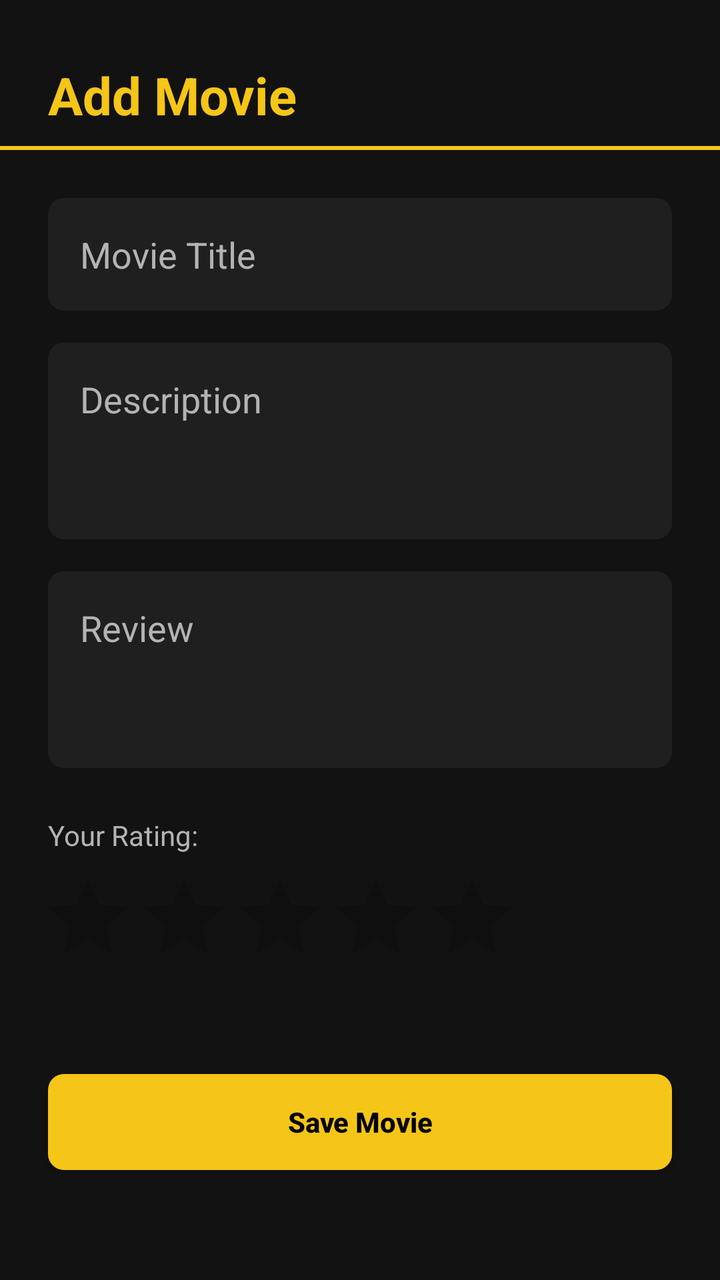
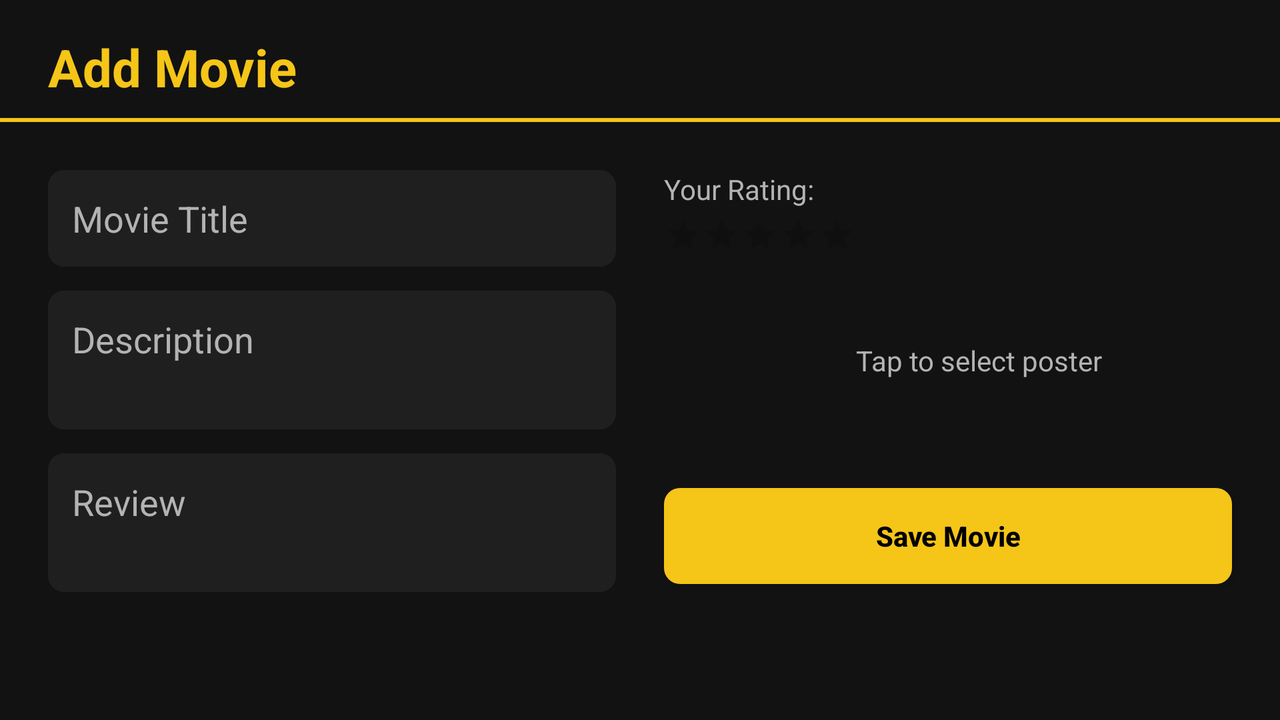

One screen, two layout resources from the same app: the default and the repository's alternative for another configuration. Each is rendered where Android would select it; the XML of both is given below.
<!-- AndroidManifest.xml: application theme Theme.MovieReview -->
<!-- res/layout/fragment_add_edit_movie.xml -->
<?xml version="1.0" encoding="utf-8"?>
<androidx.constraintlayout.widget.ConstraintLayout xmlns:android="http://schemas.android.com/apk/res/android"
    xmlns:app="http://schemas.android.com/apk/res-auto"
    xmlns:tools="http://schemas.android.com/tools"
    android:layout_width="match_parent"
    android:layout_height="match_parent"
    android:layoutDirection="ltr"
    android:background="@color/background_dark">

    <TextView
        android:id="@+id/tv_screen_title"
        android:layout_width="wrap_content"
        android:layout_height="wrap_content"
        android:layout_marginStart="24dp"
        android:layout_marginTop="30dp"
        android:text="@string/add_movie"
        android:textColor="@color/imdb_gold"
        android:textSize="26sp"
        android:textStyle="bold"
        app:layout_constraintStart_toStartOf="parent"
        app:layout_constraintTop_toTopOf="parent" />

    <View
        android:id="@+id/view_divider"
        android:layout_width="match_parent"
        android:layout_height="2dp"
        android:layout_marginTop="8dp"
        android:background="@color/imdb_gold"
        app:layout_constraintTop_toBottomOf="@id/tv_screen_title" />

    <EditText
        android:id="@+id/et_title"
        android:layout_width="match_parent"
        android:layout_height="wrap_content"
        android:layout_marginHorizontal="24dp"
        android:layout_marginTop="24dp"
        android:background="@drawable/bg_input_field"
        android:hint="@string/movie_title"
        android:importantForAutofill="no"
        android:inputType="textCapWords"
        android:padding="16dp"
        android:textColor="@color/text_primary"
        android:textColorHint="@color/text_secondary"
        app:layout_constraintTop_toBottomOf="@id/view_divider"
        tools:ignore="VisualLintTextFieldSize" />

    <EditText
        android:id="@+id/et_description"
        android:layout_width="match_parent"
        android:layout_height="wrap_content"
        android:layout_marginHorizontal="24dp"
        android:layout_marginTop="16dp"
        android:background="@drawable/bg_input_field"
        android:hint="@string/description"
        android:importantForAutofill="no"
        android:inputType="textMultiLine"
        android:minLines="3"
        android:padding="16dp"
        android:gravity="top"
        android:textColor="@color/text_primary"
        android:textColorHint="@color/text_secondary"
        app:layout_constraintTop_toBottomOf="@id/et_title"
        tools:ignore="VisualLintTextFieldSize" />

    <EditText
        android:id="@+id/et_review"
        android:layout_width="match_parent"
        android:layout_height="wrap_content"
        android:layout_marginHorizontal="24dp"
        android:layout_marginTop="16dp"
        android:background="@drawable/bg_input_field"
        android:hint="@string/review"
        android:importantForAutofill="no"
        android:inputType="textMultiLine"
        android:minLines="3"
        android:padding="16dp"
        android:gravity="top"
        android:textColor="@color/text_primary"
        android:textColorHint="@color/text_secondary"
        app:layout_constraintTop_toBottomOf="@id/et_description"
        tools:ignore="VisualLintTextFieldSize" />

    <TextView
        android:id="@+id/tv_rating_label"
        android:layout_width="wrap_content"
        android:layout_height="wrap_content"
        android:layout_marginStart="24dp"
        android:layout_marginTop="24dp"
        android:text="@string/your_rating"
        android:textColor="@color/text_secondary"
        app:layout_constraintStart_toStartOf="parent"
        app:layout_constraintTop_toBottomOf="@id/et_review" />

    <RatingBar
        android:id="@+id/ratingBar"
        android:layout_width="wrap_content"
        android:layout_height="wrap_content"
        android:layout_marginStart="20dp"
        android:layout_marginTop="8dp"
        android:numStars="5"
        android:stepSize="0.5"
        android:progressTint="@color/imdb_gold"
        android:secondaryProgressTint="@color/imdb_gold"
        app:layout_constraintStart_toStartOf="parent"
        app:layout_constraintTop_toBottomOf="@id/tv_rating_label" />

    <ImageView
        android:id="@+id/iv_movie_poster_preview"
        android:layout_width="100dp"
        android:layout_height="100dp"
        android:layout_marginStart="24dp"
        android:layout_marginTop="24dp"
        android:contentDescription="@string/movie_poster"
        android:scaleType="centerCrop"
        android:src="@drawable/ic_upload"
        app:tint="@color/imdb_gold"
        app:layout_constraintStart_toStartOf="parent"
        app:layout_constraintTop_toBottomOf="@id/ratingBar" />

    <TextView
        android:layout_width="wrap_content"
        android:layout_height="wrap_content"
        android:text="@string/tap_to_select_poster"
        android:textColor="@color/text_secondary"
        android:layout_marginStart="16dp"
        app:layout_constraintBottom_toBottomOf="@id/iv_movie_poster_preview"
        app:layout_constraintStart_toEndOf="@id/iv_movie_poster_preview"
        app:layout_constraintTop_toTopOf="@id/iv_movie_poster_preview" />

    <androidx.appcompat.widget.AppCompatButton
        android:id="@+id/btn_save_movie"
        android:layout_width="match_parent"
        android:layout_height="wrap_content"
        android:layout_marginHorizontal="24dp"
        android:layout_marginBottom="55dp"
        android:layout_marginTop="20dp"
        android:background="@drawable/bg_button"
        app:backgroundTint="@null"
        android:text="@string/save_movie"
        android:textColor="@color/black"
        android:textStyle="bold"
        android:textAllCaps="false"
        app:layout_constraintBottom_toBottomOf="parent"
        tools:ignore="VisualLintButtonSize" />

</androidx.constraintlayout.widget.ConstraintLayout>
<!-- resources referenced by this layout -->
<resources>
  <color name="background_dark">#121212</color>
  <color name="black">#FF000000</color>
  <color name="imdb_gold">#F5C518</color>
  <color name="text_primary">#FFFFFF</color>
  <color name="text_secondary">#B3B3B3</color>
  <!-- drawable bg_button (drawable) -->
  <?xml version="1.0" encoding="utf-8"?>
  <shape xmlns:android="http://schemas.android.com/apk/res/android">
      <solid android:color="@color/imdb_gold" />
      <corners android:radius="8dp" />
  </shape>
  <!-- drawable bg_input_field (drawable) -->
  <?xml version="1.0" encoding="utf-8"?>
  <shape xmlns:android="http://schemas.android.com/apk/res/android">
      <solid android:color="@color/surface_dark" /> <corners android:radius="8dp" />              </shape>
  <string name="add_movie" translatable="false">Add Movie</string>
  <string name="description" translatable="false">Description</string>
  <string name="movie_poster" translatable="false">MoviePoster</string>
  <string name="movie_title" translatable="false">Movie Title</string>
  <string name="review" translatable="false">Review</string>
  <string name="save_movie" translatable="false">Save Movie</string>
  <string name="tap_to_select_poster" translatable="false">Tap to select poster</string>
  <string name="your_rating" translatable="false">Your Rating:</string>
  <style name="Theme.MovieReview" parent="Theme.MaterialComponents.DayNight.NoActionBar" />
  <color name="surface_dark">#1F1F1F</color>
</resources>
<!-- res/layout-land/fragment_add_edit_movie.xml (the repository's variant of the layout above) -->
<!-- drawn on the phone turned sideways -->
<?xml version="1.0" encoding="utf-8"?>
<androidx.constraintlayout.widget.ConstraintLayout xmlns:android="http://schemas.android.com/apk/res/android"
    xmlns:app="http://schemas.android.com/apk/res-auto"
    android:layout_width="match_parent"
    android:layout_height="match_parent"
    android:background="@color/background_dark">

    <TextView
        android:id="@+id/tv_screen_title"
        android:layout_width="wrap_content"
        android:layout_height="wrap_content"
        android:layout_marginStart="24dp"
        android:layout_marginTop="16dp"
        android:text="@string/add_movie"
        android:textColor="@color/imdb_gold"
        android:textSize="26sp"
        android:textStyle="bold"
        app:layout_constraintStart_toStartOf="parent"
        app:layout_constraintTop_toTopOf="parent" />

    <View
        android:id="@+id/view_divider"
        android:layout_width="match_parent"
        android:layout_height="2dp"
        android:layout_marginTop="8dp"
        android:background="@color/imdb_gold"
        app:layout_constraintTop_toBottomOf="@id/tv_screen_title" />

    <ScrollView
        android:layout_width="match_parent"
        android:layout_height="0dp"
        android:fillViewport="true"
        app:layout_constraintBottom_toBottomOf="parent"
        app:layout_constraintTop_toBottomOf="@id/view_divider">

        <androidx.constraintlayout.widget.ConstraintLayout
            android:layout_width="match_parent"
            android:layout_height="wrap_content"
            android:paddingBottom="24dp">

            <androidx.constraintlayout.widget.Guideline
                android:id="@+id/guideline_center"
                android:layout_width="wrap_content"
                android:layout_height="wrap_content"
                android:orientation="vertical"
                app:layout_constraintGuide_percent="0.5" />

            <EditText
                android:id="@+id/et_title"
                android:layout_width="0dp"
                android:layout_height="wrap_content"
                android:layout_marginStart="24dp"
                android:layout_marginTop="24dp"
                android:layout_marginEnd="12dp"
                android:background="@drawable/bg_input_field"
                android:hint="@string/movie_title"
                android:importantForAutofill="no"
                android:inputType="textCapWords"
                android:padding="12dp"
                android:textColor="@color/text_primary"
                android:textColorHint="@color/text_secondary"
                app:layout_constraintEnd_toStartOf="@id/guideline_center"
                app:layout_constraintStart_toStartOf="parent"
                app:layout_constraintTop_toTopOf="parent" />

            <EditText
                android:id="@+id/et_description"
                android:layout_width="0dp"
                android:layout_height="wrap_content"
                android:layout_marginTop="12dp"
                android:layout_marginEnd="12dp"
                android:background="@drawable/bg_input_field"
                android:hint="@string/description"
                android:importantForAutofill="no"
                android:inputType="textMultiLine"
                android:minLines="2"
                android:padding="12dp"
                android:gravity="top"
                android:textColor="@color/text_primary"
                android:textColorHint="@color/text_secondary"
                app:layout_constraintEnd_toStartOf="@id/guideline_center"
                app:layout_constraintStart_toStartOf="@id/et_title"
                app:layout_constraintTop_toBottomOf="@id/et_title" />

            <EditText
                android:id="@+id/et_review"
                android:layout_width="0dp"
                android:layout_height="wrap_content"
                android:layout_marginTop="12dp"
                android:layout_marginEnd="12dp"
                android:background="@drawable/bg_input_field"
                android:hint="@string/review"
                android:importantForAutofill="no"
                android:inputType="textMultiLine"
                android:minLines="2"
                android:padding="12dp"
                android:gravity="top"
                android:textColor="@color/text_primary"
                android:textColorHint="@color/text_secondary"
                app:layout_constraintEnd_toStartOf="@id/guideline_center"
                app:layout_constraintStart_toStartOf="@id/et_title"
                app:layout_constraintTop_toBottomOf="@id/et_description" />


            <TextView
                android:id="@+id/tv_rating_label"
                android:layout_width="wrap_content"
                android:layout_height="wrap_content"
                android:layout_marginStart="12dp"
                android:layout_marginTop="24dp"
                android:text="@string/your_rating"
                android:textColor="@color/text_secondary"
                app:layout_constraintStart_toEndOf="@id/guideline_center"
                app:layout_constraintTop_toTopOf="parent" />

            <RatingBar
                android:id="@+id/ratingBar"
                android:layout_width="wrap_content"
                android:layout_height="wrap_content"
                android:layout_marginTop="4dp"
                android:numStars="5"
                android:stepSize="0.5"
                android:progressTint="@color/imdb_gold"
                android:secondaryProgressTint="@color/imdb_gold"
                app:layout_constraintStart_toStartOf="@id/tv_rating_label"
                app:layout_constraintTop_toBottomOf="@id/tv_rating_label"
                style="?android:attr/ratingBarStyleSmall"
                android:scaleX="1.2"
                android:scaleY="1.2"
                android:transformPivotX="0dp"/>

            <ImageView
                android:id="@+id/iv_movie_poster_preview"
                android:layout_width="80dp"
                android:layout_height="80dp"
                android:layout_marginTop="16dp"
                android:layout_marginBottom="5dp"
                android:contentDescription="@string/movie_poster"
                android:scaleType="centerCrop"
                android:src="@drawable/ic_upload"
                app:tint="@color/imdb_gold"
                app:layout_constraintStart_toStartOf="@id/tv_rating_label"
                app:layout_constraintTop_toBottomOf="@id/ratingBar" />

            <TextView
                android:layout_width="0dp"
                android:layout_height="wrap_content"
                android:text="@string/tap_to_select_poster"
                android:textColor="@color/text_secondary"
                android:layout_marginStart="16dp"
                android:layout_marginEnd="24dp"
                app:layout_constraintEnd_toEndOf="parent"
                app:layout_constraintBottom_toBottomOf="@id/iv_movie_poster_preview"
                app:layout_constraintStart_toEndOf="@id/iv_movie_poster_preview"
                app:layout_constraintTop_toTopOf="@id/iv_movie_poster_preview" />

            <androidx.appcompat.widget.AppCompatButton
                android:id="@+id/btn_save_movie"
                android:layout_width="0dp"
                android:layout_height="wrap_content"
                android:layout_marginStart="12dp"
                android:layout_marginEnd="24dp"
                android:layout_marginTop="24dp"
                android:background="@drawable/bg_button"
                app:backgroundTint="@null"
                android:text="@string/save_movie"
                android:textColor="@color/black"
                android:textStyle="bold"
                android:textAllCaps="false"
                app:layout_constraintEnd_toEndOf="parent"
                app:layout_constraintStart_toEndOf="@id/guideline_center"
                app:layout_constraintTop_toBottomOf="@id/iv_movie_poster_preview" />

        </androidx.constraintlayout.widget.ConstraintLayout>
    </ScrollView>

</androidx.constraintlayout.widget.ConstraintLayout>
